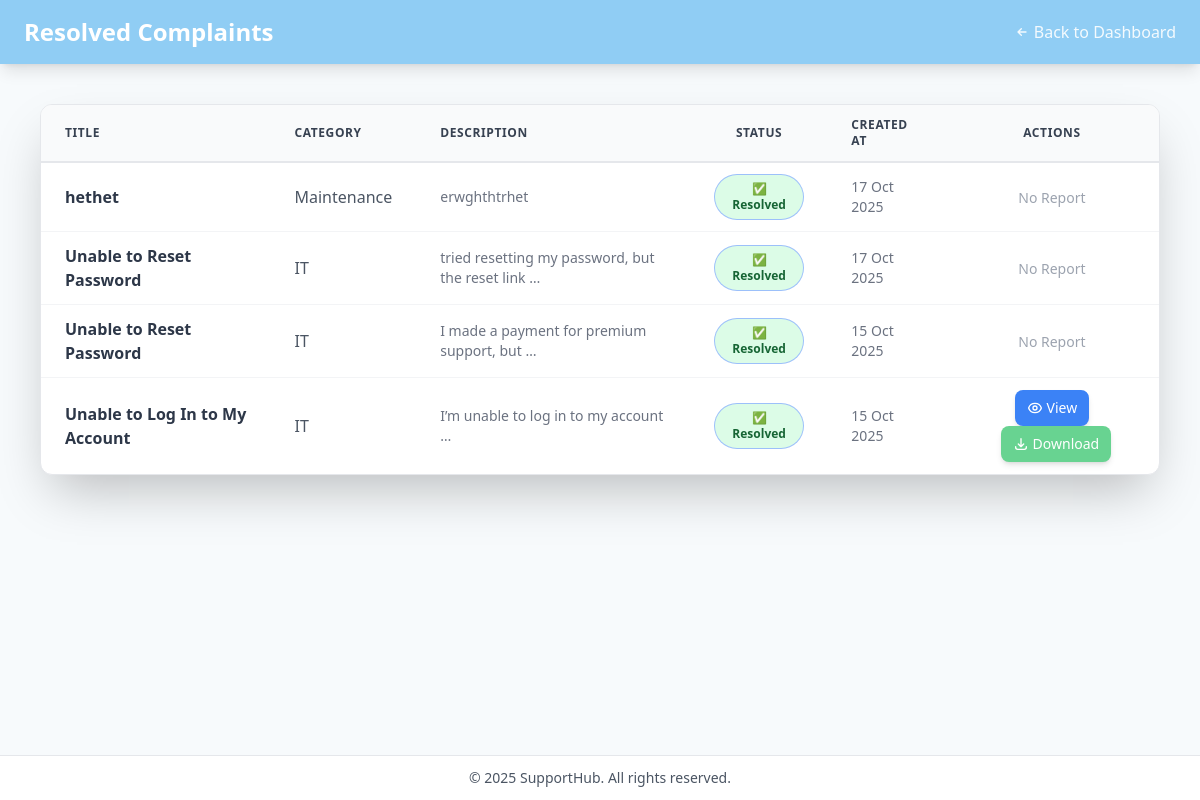
Page /Resolved_complaints/ (signed in) on the committed database.
### SupportHub/models.py (models this page shows, shortened)
class Complaint(models.Model):
    STATUS_CHOICES = [
        ('Pending', 'Pending'),
        ('In Progress', 'In Progress'),
        ('Resolved', 'Resolved'),
        ('Closed', 'Closed'),
    ]
    CATEGORY_CHOICES = [
        ('IT', 'IT Issue'),
        ('HR', 'HR Issue'),
        ('Maintenance', 'Maintenance'),
        ('Finance', 'Finance'),
        ('Other', 'Other'),
    ]
    user = models.ForeignKey(User, on_delete=models.CASCADE, related_name='complaints')
    title = models.CharField(max_length=200)
    category = models.CharField(max_length=50, choices=CATEGORY_CHOICES, default='Other')
    description = models.TextField()
    status = models.CharField(max_length=20, choices=STATUS_CHOICES, default='Pending')
    admin_remarks = models.TextField(blank=True, null=True)
    created_at = models.DateTimeField(auto_now_add=True)
    updated_at = models.DateTimeField(auto_now=True)

### SupportHub/views.py (the view)
# urls.py: path('Resolved_complaints/',views.resolved_complaints,name='Resolved'),
@login_required(login_url='login')
def resolved_complaints(request):
    complaints = Complaint.objects.filter(user=request.user, status='Resolved').order_by('-created_at')
    return render(request, 'complaints_list.html', {
        'complaints': complaints,
        'page_title': 'Resolved Complaints'
    })

### SupportHub/Templates/complaints_list.html (shortened to what this page needs)
<!DOCTYPE html>
<html lang="en">
<head>
    <script src="https://cdn.tailwindcss.com"></script>
</head>
<body class="bg-pastel-light min-h-screen flex flex-col font-sans">
    <header class="bg-header-color text-white py-4 px-6 shadow-lg flex justify-between items-center z-10">
        <h1 class="text-2xl font-bold">{{ page_title }}</h1>
        <a href="{% url 'dashboard' %}" class="inline-flex items-center text-white font-medium hover:underline transition duration-200 opacity-90 hover:opacity-100">
            <svg class="w-4 h-4 mr-1" fill="none" stroke="currentColor" viewBox="0 0 24 24" xmlns="http://www.w3.org/2000/svg"><path stroke-linecap="round" stroke-linejoin="round" stroke-width="2" d="M11 17l-5-5m0 0l5-5m-5 5h12"></path></svg>
            Back to Dashboard
        </a>
    </header>
    <main class="flex-1 p-6 md:p-10">
        {% if complaints %}
            <div class="bg-white rounded-xl shadow-2xl overflow-hidden border border-gray-200">
                <div class="overflow-x-auto">
                    <table class="min-w-full divide-y divide-gray-200">
                        <thead class="bg-gray-50 border-b-2 border-primary-green">
                            <tr>
                                <th class="table-cell text-left text-xs font-bold text-gray-700 uppercase tracking-wider">Title</th>
                                <th class="table-cell text-left text-xs font-bold text-gray-700 uppercase tracking-wider hidden sm:table-cell">Category</th>
                                <th class="table-cell text-left text-xs font-bold text-gray-700 uppercase tracking-wider hidden md:table-cell">Description</th>
                                <th class="table-cell text-center text-xs font-bold text-gray-700 uppercase tracking-wider">Status</th>
                                <th class="table-cell text-left text-xs font-bold text-gray-700 uppercase tracking-wider hidden lg:table-cell">Created At</th>
                                <th class="table-cell text-center text-xs font-bold text-gray-700 uppercase tracking-wider">Actions</th>
                            </tr>
                        </thead>
                        <tbody class="divide-y divide-gray-100">
                            {% for complaint in complaints %}
                            <tr class="hover:bg-gray-50 transition duration-150">
                                <td class="table-cell font-semibold text-dark-gray">
                                    {{ complaint.title }}
                                </td>
                                <td class="table-cell text-gray-600 hidden sm:table-cell">
                                    {{ complaint.category }}
                                </td>
                                <td class="table-cell text-gray-500 text-sm hidden md:table-cell">
                                    {{ complaint.description|truncatewords:8 }}
                                </td>
                                <td class="table-cell text-center">
                                    {% if complaint.status == 'Pending' %}
                                        <span class="inline-flex items-center px-3 py-1.5 rounded-full text-xs font-semibold bg-yellow-100 text-yellow-800 ring-1 ring-yellow-400">
                                            ⏳ Pending
                                        </span>
                                    {% elif complaint.status == 'Resolved' %}
                                        <span class="inline-flex items-center px-3 py-1.5 rounded-full text-xs font-semibold bg-green-100 text-green-800 ring-1 ring-primary-green">
                                            ✅ Resolved
                                        </span>
                                    {% else %}
                                        <span class="inline-flex items-center px-3 py-1.5 rounded-full text-xs font-semibold bg-gray-100 text-gray-600 ring-1 ring-gray-300">
                                            {{ complaint.status }}
                                        </span>
                                    {% endif %}
                                </td>
                                <td class="table-cell text-gray-500 text-sm hidden lg:table-cell">
                                    {{ complaint.created_at|date:"d M Y" }}
                                </td>
                                <td class="table-cell text-center space-y-2 lg:space-y-0 lg:space-x-2 flex flex-col lg:flex-row items-center justify-center">
                                    {% if complaint.report %}
                                    <a href="{% url 'view_report' complaint.report.id %}"
                                        class="w-full lg:w-auto inline-flex items-center justify-center bg-blue-500 hover:bg-blue-600 text-white px-3 py-2 rounded-lg text-sm font-medium transition duration-200 shadow-md">
                                        View
                                    </a>
                                    {% endif %}
                                    {% if complaint.report %}
                                    <a href="{% url 'download_report' complaint.report.id %}"
                                        class="w-full lg:w-auto inline-flex items-center justify-center bg-primary-green hover-bg-primary-green text-white px-3 py-2 rounded-lg text-sm font-medium transition duration-200 shadow-md">
                                        <svg class="w-4 h-4 mr-1" fill="none" stroke="currentColor" viewBox="0 0 24 24" xmlns="http://www.w3.org/2000/svg"><path stroke-linecap="round" stroke-linejoin="round" stroke-width="2" d="M4 16v1a3 3 0 003 3h10a3 3 0 003-3v-1m-4-4l-4 4m0 0l-4-4m4 4V4"></path></svg>
                                        Download
                                    </a>
                                    {% endif %}
                                    {% if not complaint.report %}
                                        <span class="text-gray-400 text-sm">No Report</span>
                                    {% endif %}
                                </td>
                            </tr>
                            {% endfor %}
                        </tbody>
                    </table>
                </div>
            </div>
        {% endif %}
    </main>
    <footer class="bg-white border-t border-gray-200 text-center py-3 text-sm text-gray-600">
        © 2025 SupportHub. All rights reserved.
    </footer>
</body>
</html>

### SupportHub/Templates/complaints_list.html (style rules this page uses)
.bg-primary-green { background-color: #68d391; }
.bg-header-color { background-color: #90cdf4; }
.bg-pastel-light { background-color: #f7fafc; }
.text-dark-gray { color: #2d3748; }
.table-cell { padding-top: 0.75rem; padding-bottom: 0.75rem; padding-left: 1.5rem; padding-right: 1.5rem; }

### rows in the picture
Complaint: title "hethet", category "Maintenance", description "erwghthtrhet", status "✅ Resolved", created_at "17 Oct 2025", shows "No Report"
Complaint: title "Unable to Reset Password", category "IT", description "tried resetting my password, but the reset link …", status "✅ Resolved", created_at "17 Oct 2025", shows "No Report"
Complaint: title "Unable to Reset Password", category "IT", description "I made a payment for premium support, but …", status "✅ Resolved", created_at "15 Oct 2025", shows "No Report"
Complaint: title "Unable to Log In to My Account", category "IT", description "I’m unable to log in to my account …", status "✅ Resolved", created_at "15 Oct 2025", shows "View", shows "Download"

### other values in the picture
{{ page_title }} "Resolved Complaints"
